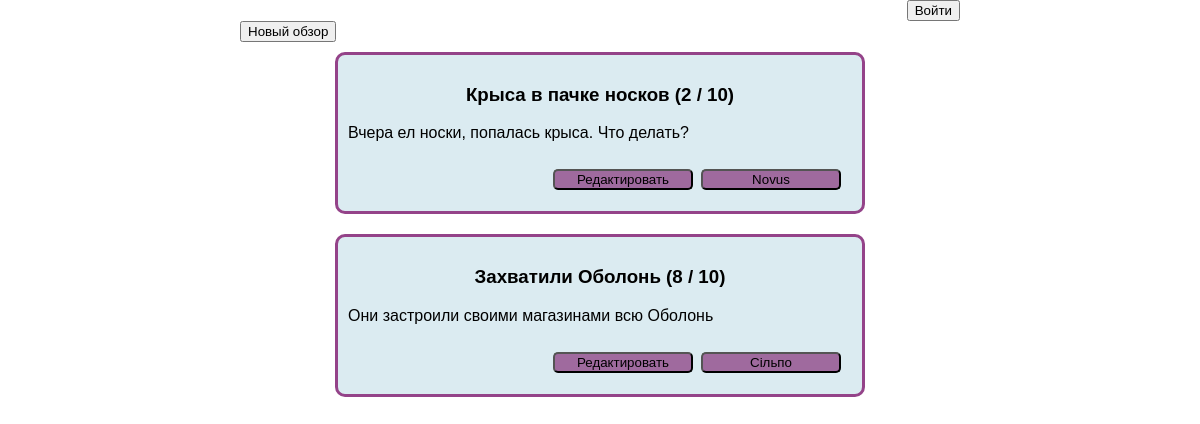
The app's page /main/all_reviews, older data.
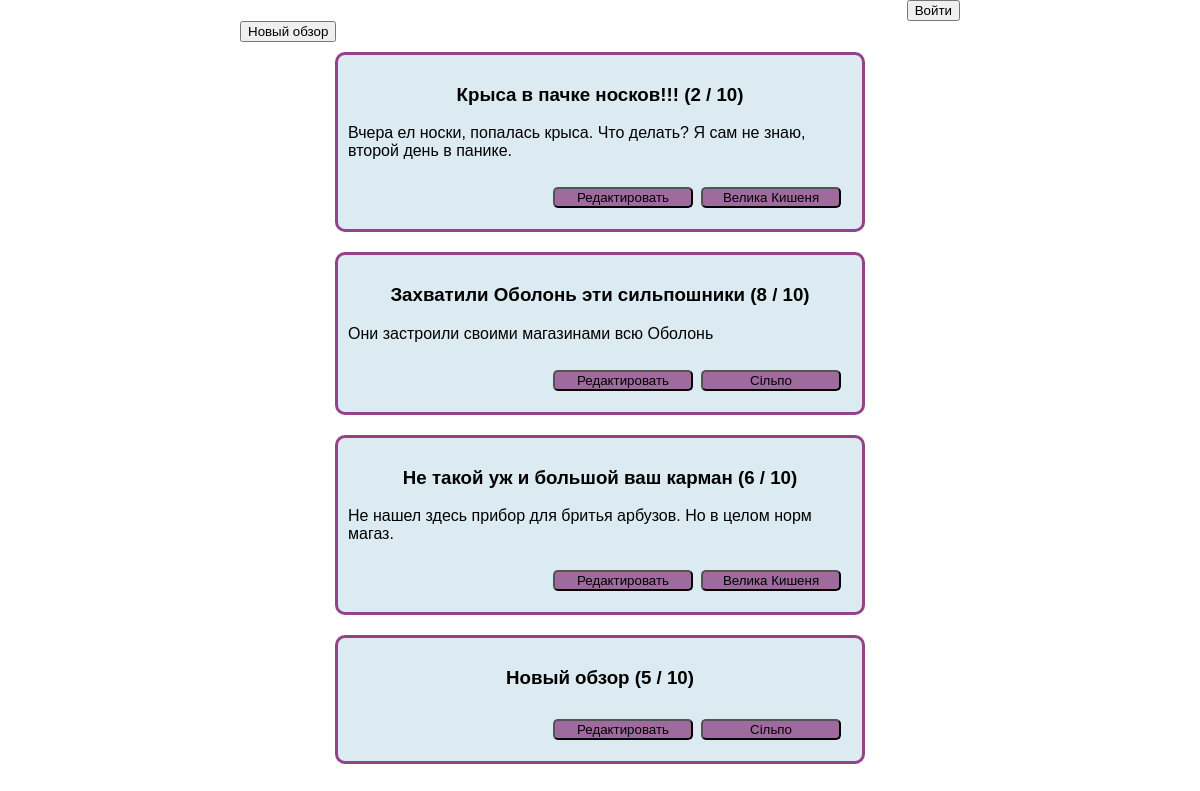
The same page, newer data.
### MainApp/models.py (models this page shows, shortened)
class Review(models.Model):
    name = models.CharField(max_length=60)
    text = models.TextField(max_length=2000, blank=True)
    rate = models.IntegerField(default=5)
    shop = models.ForeignKey(Shop, on_delete=models.PROTECT)
    archived = models.BooleanField(default=False)

class Shop(models.Model):
    name = models.CharField(max_length=60)
    description = models.TextField(max_length=1000, blank=True, null=True)
    site_url = models.CharField(max_length=100, blank=True)
    cities = models.ManyToManyField(City)

### MainApp/views.py (the view)
# urls.py: path('all_reviews', all_reviews),
def all_reviews(request):
    user = request.user
    revs = Review.objects.all()
    return render(request, 'all_reviews.html', context={'reviews': revs, 'user': user, 'is_auth': user.is_authenticated})

### MainApp/templates/all_reviews.html (shortened to what this page needs)
<!DOCTYPE html>
<html lang="en">
<head>
    {% load static %}
</head>
<body>
    <div id="content">
        <div id="data">
            <div class="upper_panel">
                {% if not is_auth %}
                    <a href="/auth/sign_in"><button>Войти</button></a>
                {% else %}
                    <h3>{{ user }}</h3>
                {% endif %}
            </div>
            <a href="/main/create_review"><button>Новый обзор</button></a>
        </div>
        <div id="reviews">
            {% for rev in reviews %}
                <div class="review">
                    <h3>{{ rev.name }}  ({{ rev.rate }} / 10)</h3>
                    <div class="text_place">
                        <p>{{ rev.text }}</p>
                    </div>
                    <div class='buttons_place'>
                        <a href="/main/edit_review/{{ rev.id }}"><button>Редактировать</button></a>
                        <a href="{{ rev.shop.site_url }}" target="_blank"><button>{{ rev.shop.name }}</button></a>
                    </div>
                </div>
            {% endfor %}
        </div>
    </div>
</body>
</html>

### MainApp/templates/all_reviews.html (style rules this page uses)
body { font-family: Verdana, Geneva, Tahoma, sans-serif; }
.review { background-color: rgba(150, 195, 212, 0.336); border-radius: 10px; width: 70%; margin: 10px; padding: 10px; border: 3px solid rgb(148, 67, 137); }
.review h3 { text-align: center; }
.review button { background-color: rgba(133, 49, 121, 0.685); border-radius: 5px; width: 140px; margin: 4px; }
#reviews { display: flex; flex-direction: column; align-items: center; }
.buttons_place { display: flex; justify-content: flex-end; padding: 7px; }
#reviews { height: 2000px; }
#content { padding: 0px 20%; }
body { margin: 0px; padding: 0px; }
.upper_panel { text-align: right; }

Row changes from the older to the newer data that the page shows:
changed Review: name "Крыса в пачке носков" → "Крыса в пачке носков!!!"; text "Вчера ел носки, попалась крыса. Что делать?" → "Вчера ел носки, попалась крыса. Что делать? Я сам не знаю, второй день в панике."; shop.name "Novus" → "Велика Кишеня"
changed Review "Они застроили своими магазинами всю Оболонь": name "Захватили Оболонь" → "Захватили Оболонь эти сильпошники"
added Review: name "Не такой уж и большой ваш карман", rate "6", text "Не нашел здесь прибор для бритья арбузов. Но в целом норм магаз.", shop.name "Велика Кишеня"
added Review: name "Новый обзор", rate "5", shop.name "Сільпо"
